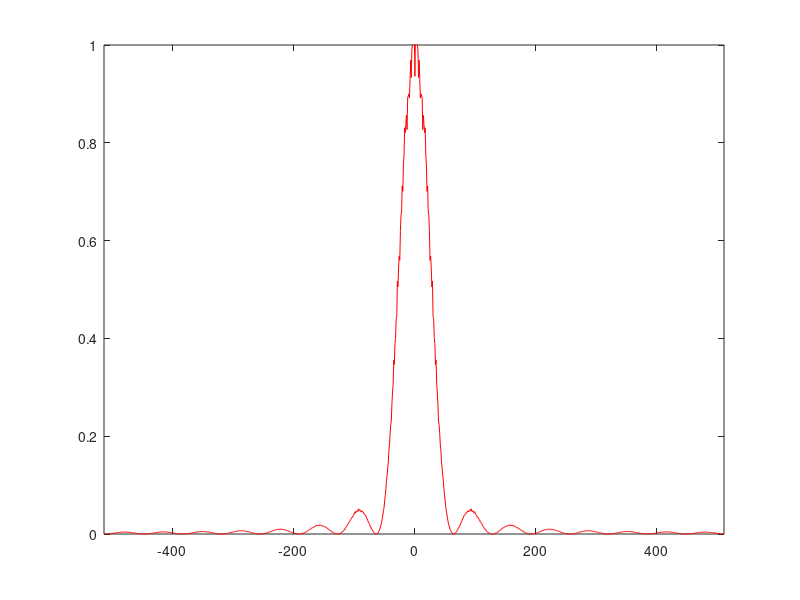

This chart was generated by the following MATLAB code:

clf;

RowN=1000;
BitN=64;
SamplingRate=16;
ColN=BitN*SamplingRate;


x=randi([0 1],RowN,BitN); % Unpolar Sequence
x=x*2-1;      % Bipolar Sequence

% oversampling for the first bit of each row) 
y=x(:,1);
for n=1:log2(SamplingRate)
y=cat(2,y,y);
end                            

% oversampling for all bit sequences
for m=2:BitN
x1=x(:,m);
for n=1:log2(SamplingRate)
x1=cat(2,x1,x1);
end 
y=cat(2,y,x1);
end
% 

% Normalise the magnitude of each sample
y=y*sqrt(1/SamplingRate);  % normalise the bit enery to be one regardless of sampling rate 


% PSD 
Psd=zeros(1,ColN);
for m=1:RowN
    Psd1=abs(fft(y(m,:).*exp(1j*pi*(0:ColN-1)))/sqrt(ColN)).^2;  % shift zero freqency to the center of the spectrum otherwise you could use the commented -out line below )
% Psd1=abs(fft(y(m,:))/sqrt(ColN)).^2;
Psd=Psd+Psd1;
end
Psd=Psd/RowN;

% plot
plot((-ColN/2+1:ColN/2),Psd,'r')
axis([-ColN/2-1 ColN/2 0 1])
